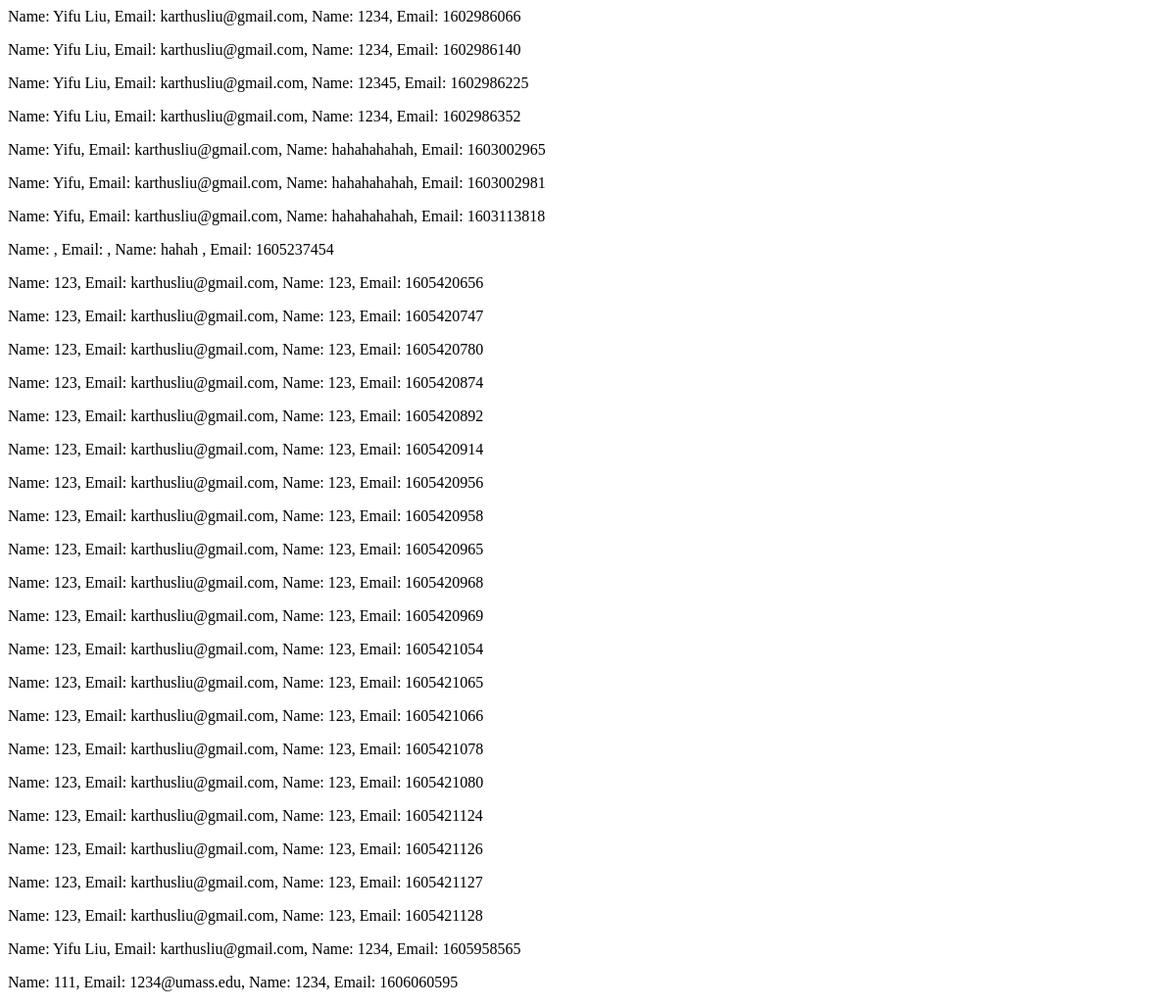
The page /database on the database as committed earlier.
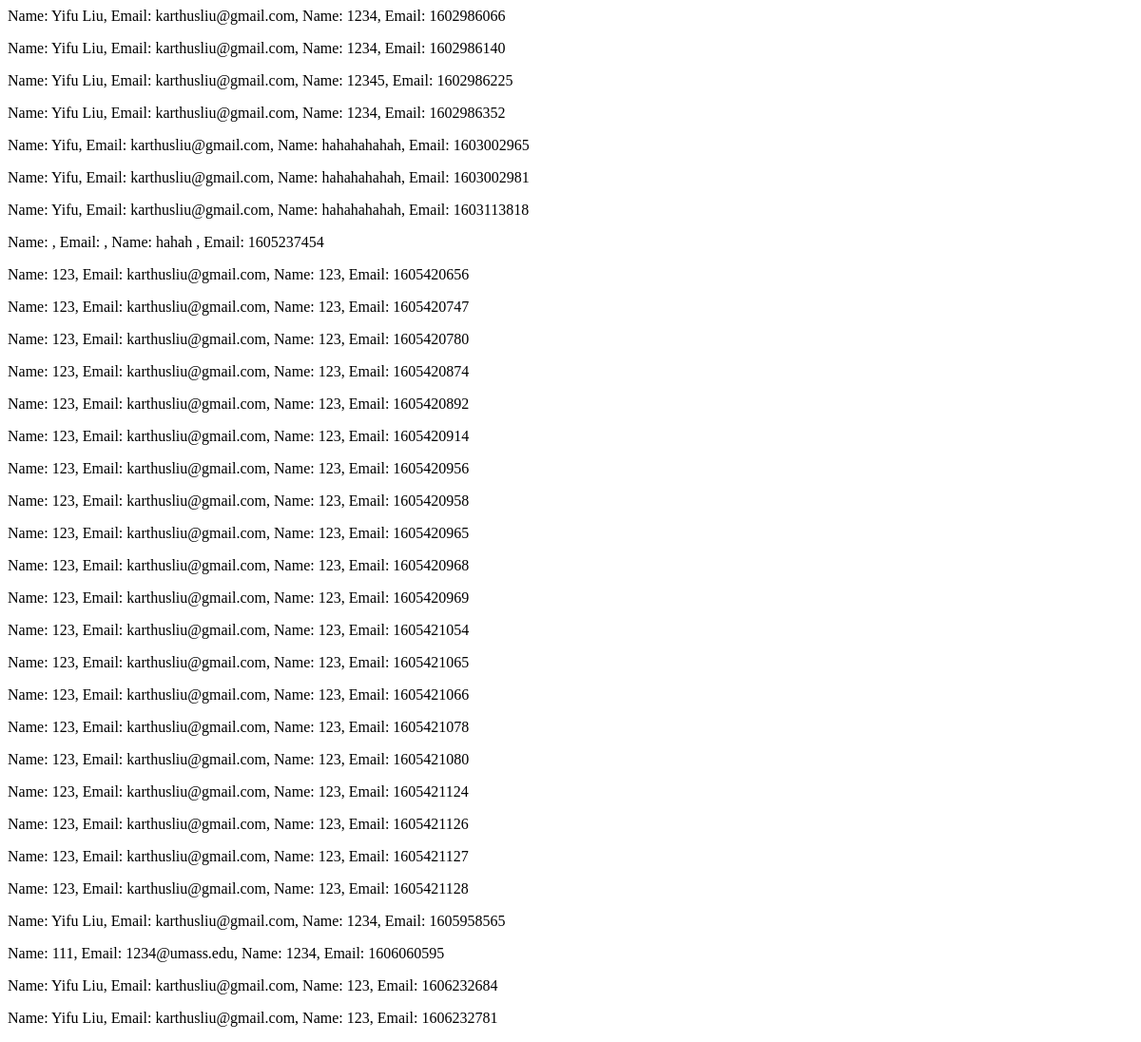
The same page on the database as committed later.
### main.py (models this page shows, shortened)
class Messages(db.Model):
    name = db.Column(db.String(100))
    email = db.Column(db.String(100))
    msg = db.Column(db.String(100))
    time = db.Column('time', db.Float, primary_key=True)

### main.py (the view)
@app.route("/database", methods=["POST", "GET"])
def message_database():
    all_messages = Messages.query.filter_by().all()
    return render_template("database.html", all_messages=all_messages)

### templates/database.html
{% block content %}
    {% for message in all_messages %}
        <p>Name: {{message.name}}, Email: {{message.email}}, Name: {{message.msg}}, Email: {{message.time}}</p>
    {% endfor %}
{% endblock %}

Rows that differ between the two databases and show on the page:
added Messages: name "Yifu Liu", email "karthusliu@gmail.com", msg "123", time "1606232684"
added Messages: name "Yifu Liu", email "karthusliu@gmail.com", msg "123", time "1606232781"
